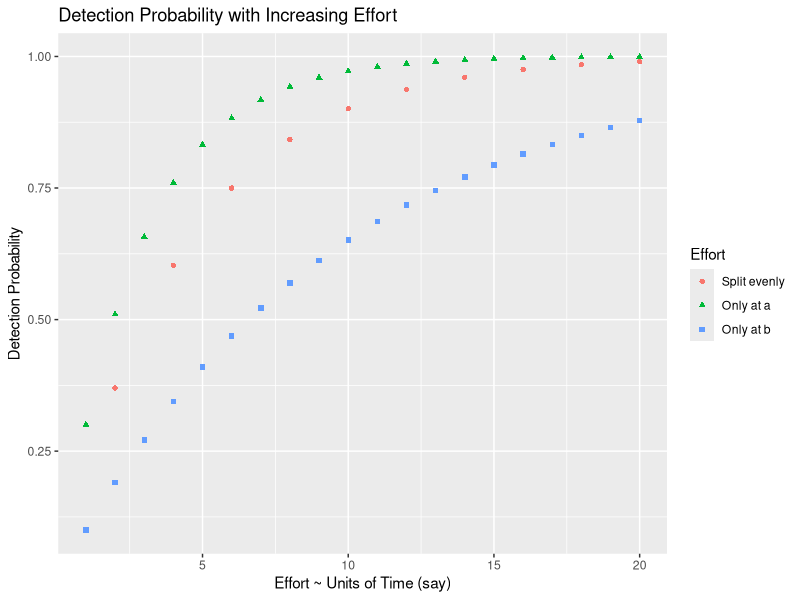
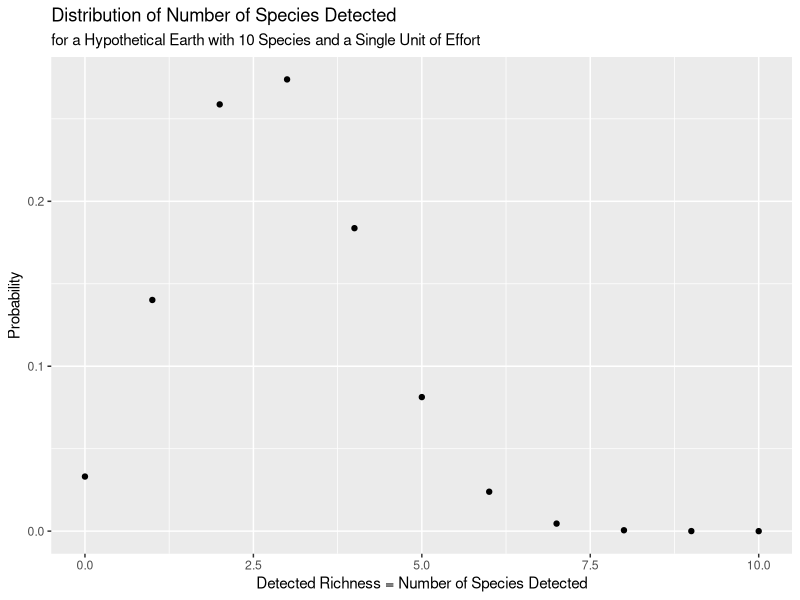
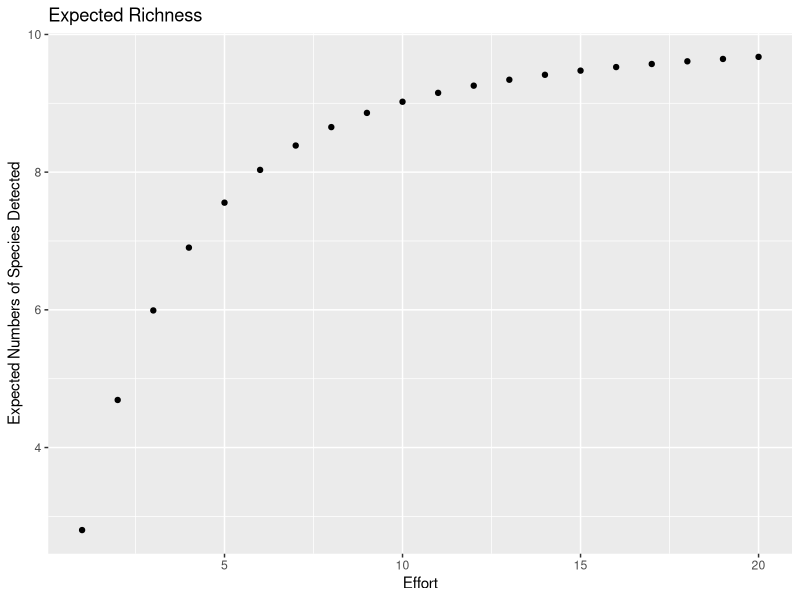

Recreate these plots in R, in order.
## ---- chunk 1
knitr::opts_chunk$set(echo = TRUE)
library(ggplot2); library(dplyr)
library(tidyr)
library(viridis)
## ---- chunk 2
pdetect <- function(t, p){
  return(1 - ((1 - p)^t))
}
pa <- 0.3
pb <- 0.1

ptable <- data.frame(Attempt = 1:40)
ptable$location <- NA
ptable$location[as.logical(ptable$Attempt %% 2)] <- "a"
ptable$location[as.logical(1 -ptable$Attempt %% 2)] <- "b"
ptable$pdet[ptable$location == "a"] <- pa
ptable$pdet[ptable$location == "b"] <- pb
ptable$qdet <- 1 - ptable$pdet

loca_only <- ptable %>%
  filter(location == "a") %>%
  mutate(pdet_cum = 1 - cumprod(qdet),
         effort = row_number()) %>%
  select(pdet_cum, effort)

locb_only <- ptable %>%
  filter(location == "b") %>%
  mutate(pdet_cum = 1 - cumprod(qdet),
         effort = row_number()) %>%
  select(pdet_cum, effort)

locab <- ptable %>%
  mutate(pdet_cum = 1 - cumprod(qdet),
         effort = row_number()) %>%
  filter(location == "b") %>%
  select(pdet_cum, effort)

loca_only %>%
  inner_join(locb_only, by = "effort", suffix = c(".a", ".b") ) %>%
  left_join(locab, by = "effort", suffix  = c("", ".ab")) %>%
  pivot_longer(cols = starts_with("pdet_cum"), names_prefix = "pdet_cum") %>%
  ggplot() +
  geom_point(aes(x = effort, y = value, col = name, pch = name),
             na.rm = TRUE) +
  ggtitle("Detection Probability with Increasing Effort") +
  scale_color_discrete(name = "Effort",
                      labels = c("Split evenly",
                                 "Only at a",
                                 "Only at b")) +
  scale_shape_discrete(name = "Effort",
                      labels = c("Split evenly",
                                 "Only at a",
                                 "Only at b")) +
  xlab("Effort ~ Units of Time (say)") +
  ylab("Detection Probability")
## ---- chunk 3
p_i <- runif(10, min = 0, max = 0.5)
print(p_i)
## ---- chunk 4
names(p_i) <- 1:length(p_i)
probscenario <- function(undetsp, p_i){
  p_mod <- p_i
  p_mod[undetsp] <- 1 - p_i[undetsp]
  prob <- Reduce("*", p_mod)
  return(prob)
}
probrichness <- function(p_i, richness){
  undetsp <- combn(names(p_i), length(p_i) - richness, simplify = FALSE)
  prob <- sum(vapply(undetsp, function(x) probscenario(x, p_i), FUN.VALUE = -0.1))
  return(prob)
}
richness_dist <- vapply(0:10, function(x) probrichness(p_i, x), FUN.VALUE = 0.1)
names(richness_dist) <- 0:10

richness_dist %>%
  tibble::enframe(name = "richness", value = "p") %>%
  mutate(richness = as.integer(richness)) %>%
  ggplot() +
  geom_point(aes(x = richness, y = p)) +
  ggtitle("Distribution of Number of Species Detected",
          subtitle = "for a Hypothetical Earth with 10 Species and a Single Unit of Effort") +
  ylab("Probability") +
  xlab("Detected Richness = Number of Species Detected")
## ---- chunk 5
expectedrichness <- function(p_i){
  probrichness_l <- vapply(0:length(p_i), function(r) probrichness(p_i, r), FUN.VALUE = 0.1)
  return(sum(0:length(p_i) * probrichness_l))
}

# calculate for increase time effort
t <- 1 : 20
p_i_t <- lapply(p_i, function(p) pdetect(t, p))
p_i_t <- data.frame(p_i_t)
row.names(p_i_t) <- t
Erich <- apply(p_i_t, 1, expectedrichness) #takes a REAALLY long time for many species

Erich <- data.frame(Erich)
Erich$Effort <- as.numeric(row.names(Erich))
ggplot(data = Erich) +
  geom_point(aes(x = Effort, y = Erich)) +
  ylab("Expected Numbers of Species Detected") +
  ggtitle("Expected Richness")
